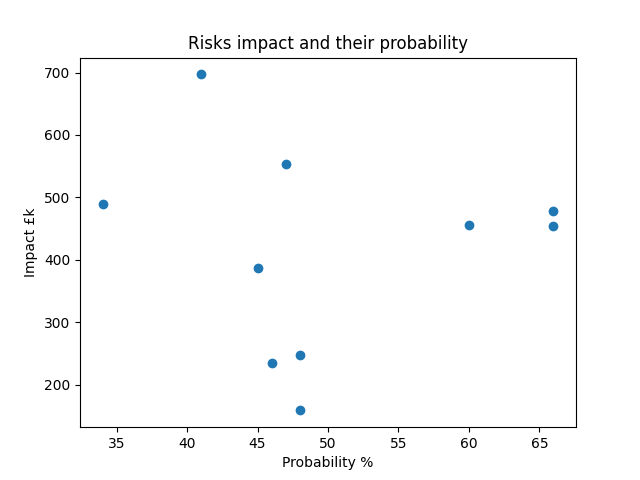

Here is the Python script that generated this plot:
##########################
# Module 4A - Matplotlib #
##########################

import numpy as np
import matplotlib.pyplot as plt

# slide 20
# impact (in £k) of potential risks by % of their probability
x = np.array([60, 46, 66, 48, 48, \
              34, 41, 47, 45, 66])
y = np.array([456, 235, 478, 159, 248, \
              490, 697, 554, 387, 454]) 

plt.xlabel('Probability %')
plt.ylabel('Impact £k')
plt.title('Risks impact and their probability')
plt.scatter(x,y)
plt.savefig('scatter_plot.png')
